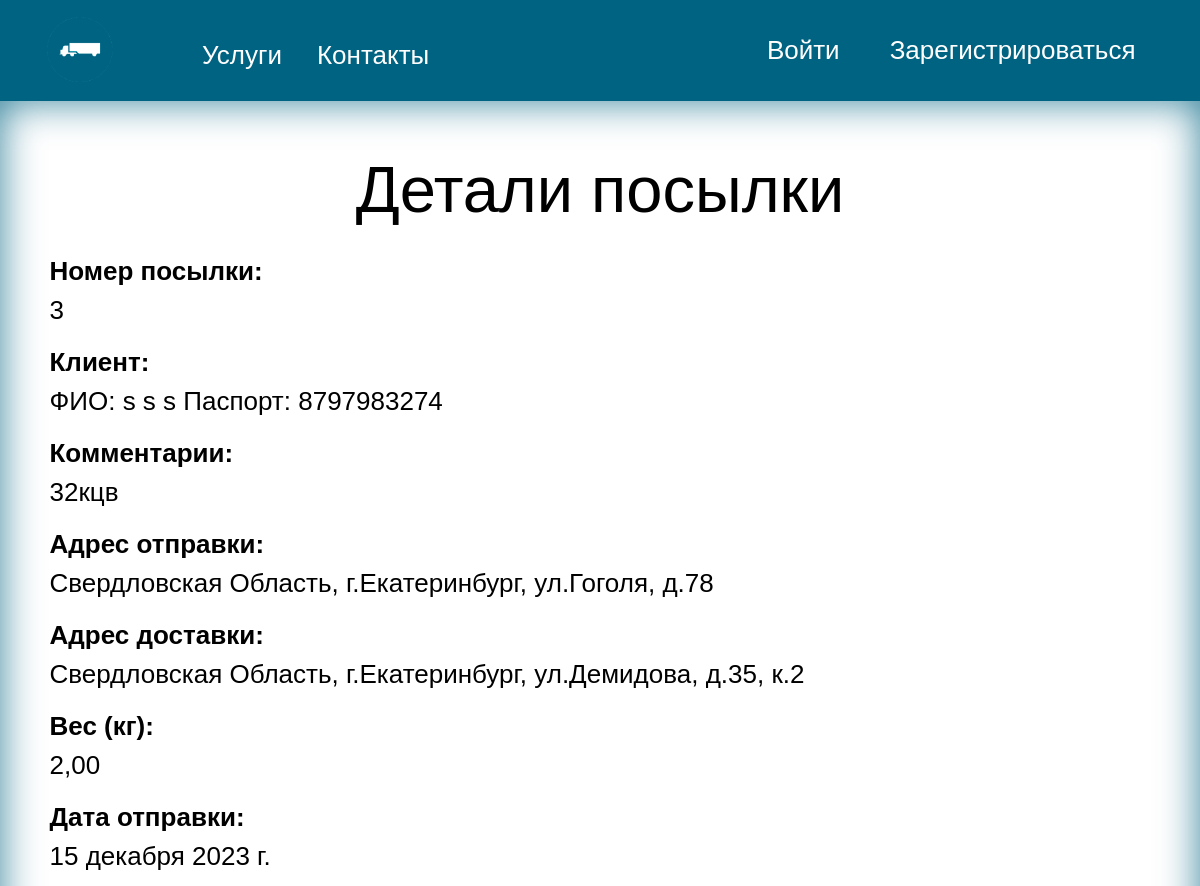
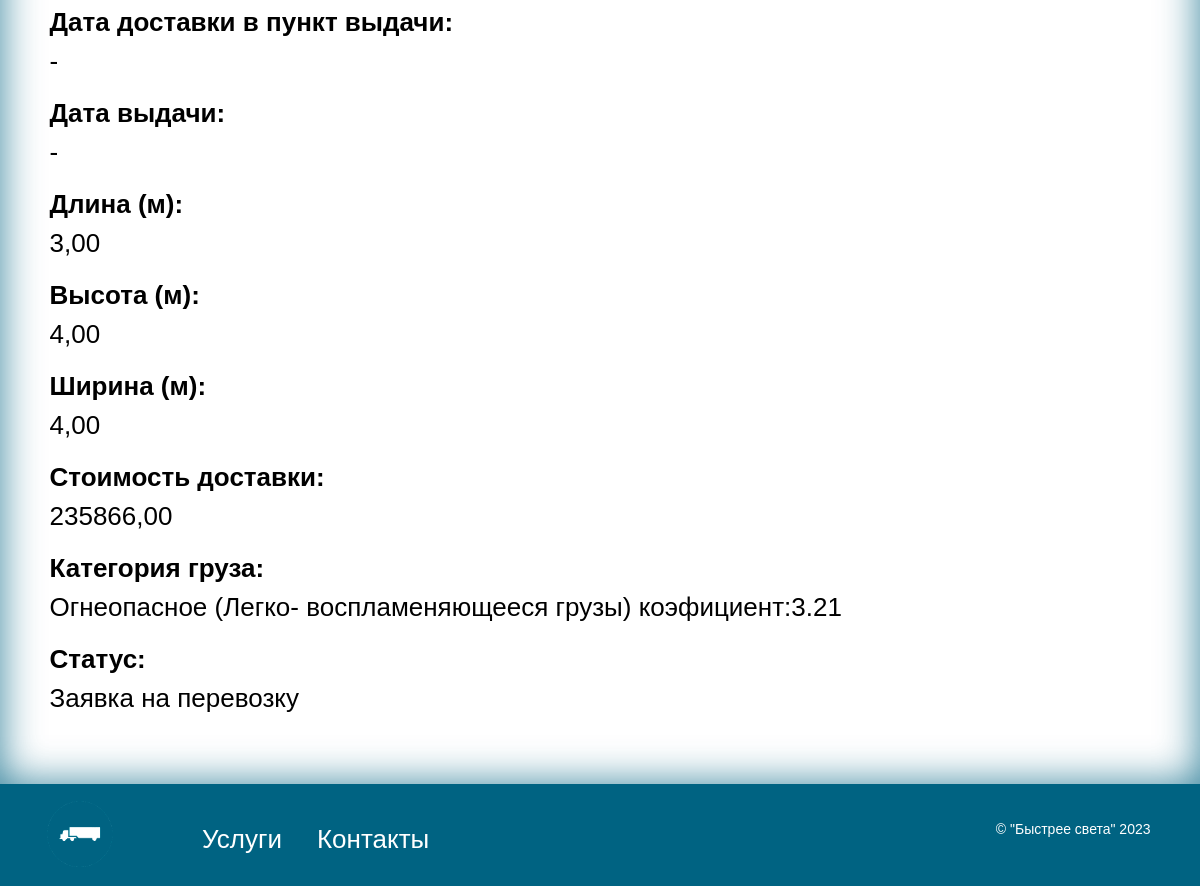
Before: /navigate/navigate/package/3/ with the older database file (2 pictures, top to bottom).
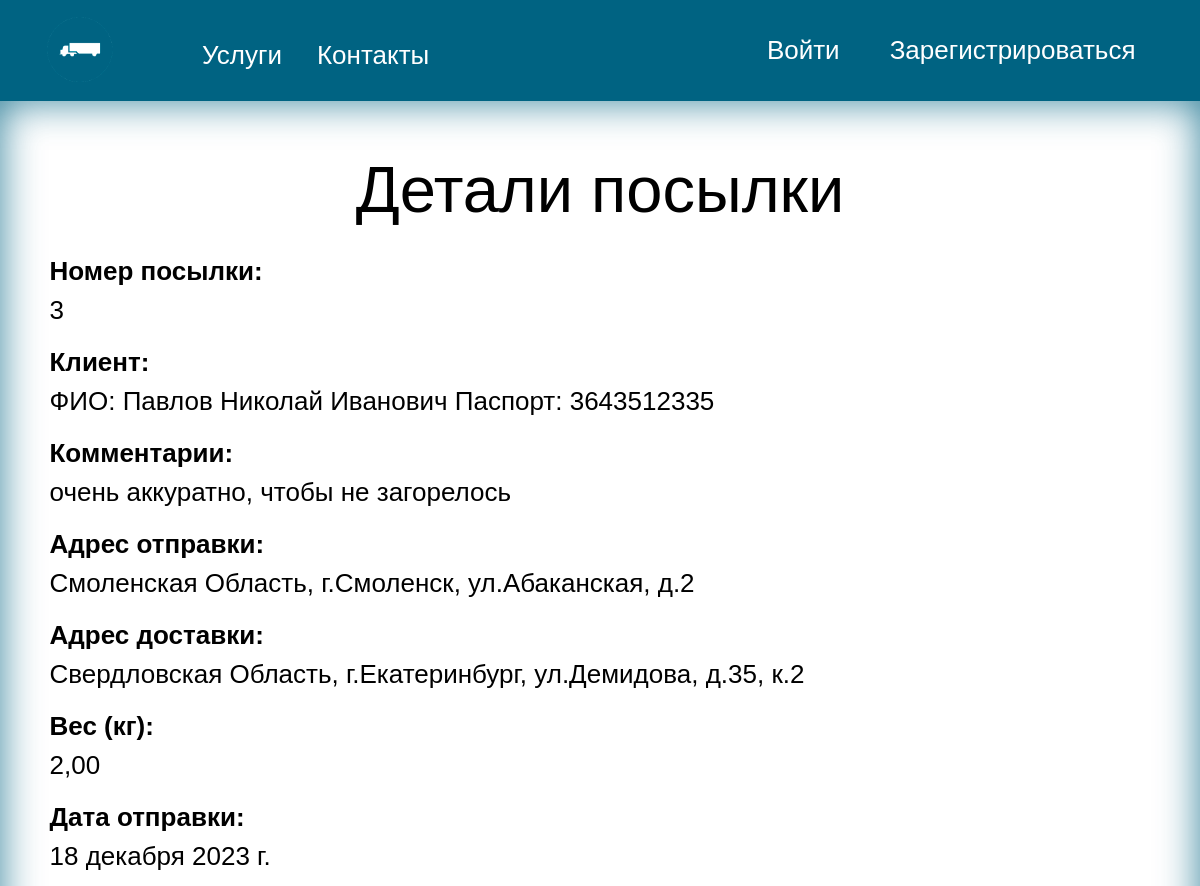
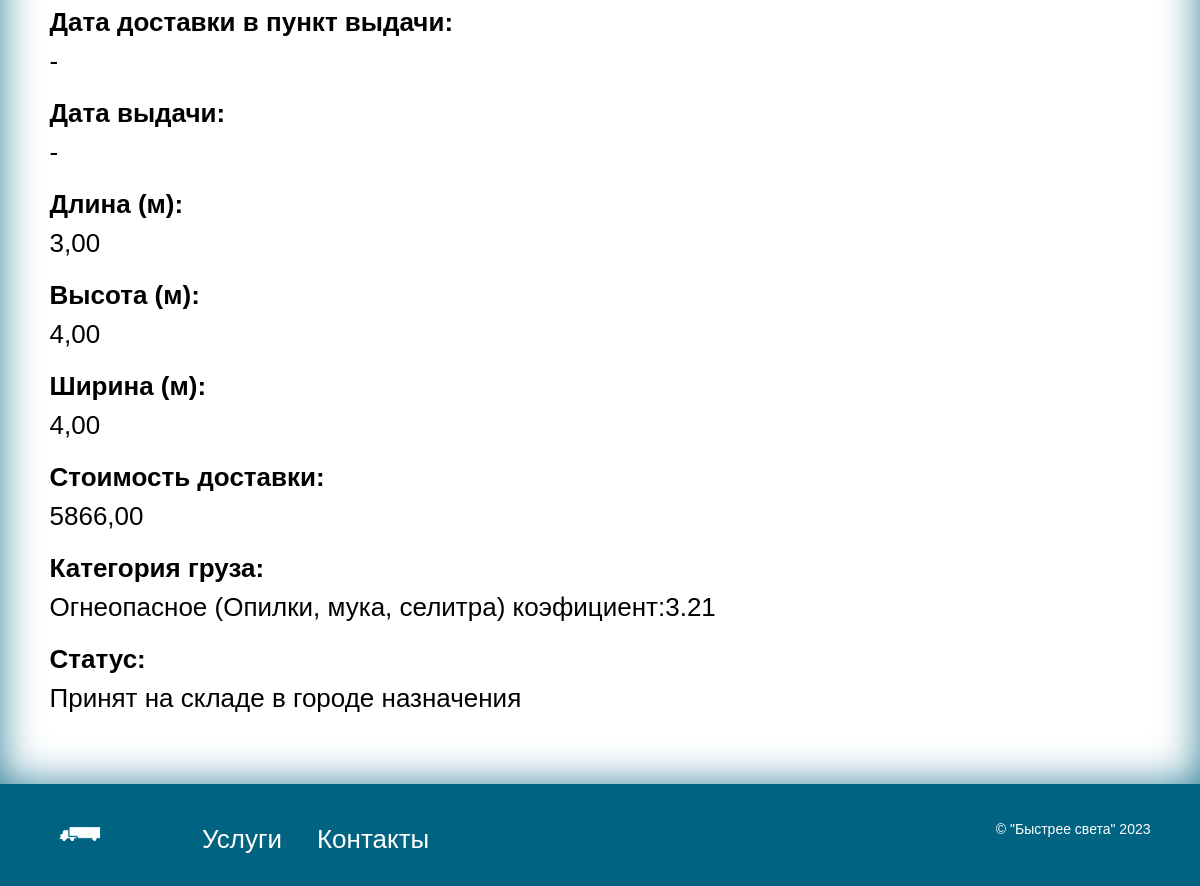
After: the same page with the newer database file (2 pictures, top to bottom).
### navigate/models.py (models this page shows, shortened)
class Package(models.Model):
    STATUS_CHOICES = [
        ('Принят от клиента', 'Принят от клиента'),
        ('Отправлен на склад', 'Отправлен на склад'),
        ('Отправлен на склад в город назначения', 'Отправлен на склад в город назначения'),
        ('Принят на складе в городе назначения', 'Принят на складе в городе назначения'),
        ('Отправлен в пункт выдачи', 'Отправлен в пункт выдачи'),
        ('Принят в пункте выдачи', 'Принят в пункте выдачи'),
        ('Утерян', 'Утерян'),
        ('Заявка на перевозку', 'Заявка на перевозку'),
        ('Утилизирован', 'Утилизирован'),
        ('Выдан', 'Выдан'),
    ]
    client_id = models.ForeignKey(
        settings.AUTH_USER_MODEL,
        on_delete=models.SET_NULL,
        related_name='Packages_as_client',
        verbose_name='Клиент',
        limit_choices_to={'role': "Клиент"},
        null=True,
    )
    comments = models.CharField(max_length=500, verbose_name='Комментарии', null=True, blank=True)
    sending_address = models.ForeignKey(
        'PointIssue',
        on_delete=models.SET_NULL,
        related_name='Packages_as_sending_address',
        verbose_name='Адрес отправки',
        null=True,
    )
    delivery_address =models.ForeignKey(
        'PointIssue',
        on_delete=models.SET_NULL,
        related_name='Packages_as_delivery_address',null=True,
        verbose_name='Адрес доставки',
    )
    weight = models.DecimalField(max_digits=10, decimal_places=2, verbose_name='Вес(кг)')
    date_of_receipt = models.DateField(verbose_name='Дата отправки')
    delivery_date = models.DateField(verbose_name='Дата доставки в пункт выдачи', null=True, blank=True,)
    date_of_issue = models.DateField(verbose_name='Дата выдачи', null=True, blank=True,)
    length = models.DecimalField(max_digits=10, decimal_places=2, verbose_name='Длина(м)')
    height = models.DecimalField(max_digits=10, decimal_places=2, verbose_name='Высота(м)')
    width = models.DecimalField(max_digits=10, decimal_places=2, verbose_name='Ширина(м)')
    cost = models.DecimalField(max_digits=10, decimal_places=2, verbose_name='Стоимость доставки')
    cargo_category = models.ForeignKey('CargoCategory', on_delete=models.SET_NULL, null=True,
                                         verbose_name='Категория груза')
    status = models.CharField(max_length=200,
                              choices=STATUS_CHOICES,
                              default='Заявка на перевозку',
                              verbose_name='Статус')
    car_id = models.ForeignKey('Car', on_delete=models.SET_NULL, null=True, blank=True,
                                       verbose_name='Номер Машины')
    class Meta:
        verbose_name = "Посылку"
        verbose_name_plural = "Посылки"

class CustomUser(AbstractUser):
    ROLE_CHOICES = [
        ('Клиент', 'Клиент'),
        ('Сотрудник', 'Сотрудник'),
        ('Водитель', 'Водитель'),
        ('Администратор', 'Администратор'),
    ]
    first_name = models.CharField(max_length=50, verbose_name='Имя', null=True)
    last_name = models.CharField(max_length=50, verbose_name='Фамилия', null=True)
    patronymic = models.CharField(max_length=50, verbose_name='Отчество', null=True)
    phone_number = models.CharField(max_length=11, verbose_name='Номер телефона', null=True)
    passport = models.CharField(max_length=10, verbose_name='Серия номер паспорта', unique=True, null=True)
    date_of_birth = models.DateField(verbose_name='Дата рождения', null=True)
    role = models.CharField(max_length=200,
                              choices=ROLE_CHOICES,
                              default='Клиент',
                              verbose_name='Роль')
    def __str__(self):
        if(self.role == 'Клиент'):
            return "ФИО: " + str(self.last_name) + " " + self.first_name + " " +  self.patronymic + " " + " Паспорт: " + str(self.passport)
        else:
            return "Логин:  " + self.username + " Роль: " + str(self.role)
    class Meta:
        verbose_name = "Пользователя"
        verbose_name_plural = "Пользователи"

class PointIssue(models.Model):
    region = models.CharField(max_length=200, verbose_name='Регион')
    city = models.CharField(max_length=200, verbose_name='Город')
    street = models.CharField(max_length=200, verbose_name='Улица')
    home = models.CharField(max_length=10, verbose_name='Дом')
    corpus = models.CharField(max_length=10, verbose_name='Корпус', null=True, blank=True)
    warehouse_id = models.ForeignKey('Warehouse', on_delete=models.SET_NULL,null=True, verbose_name='Cклад')
    class Meta:
        verbose_name = "Пункт выдачи"
        verbose_name_plural = "Пункты выдачи"
    def __str__(self):
        if (str(self.corpus) == "None"):
            return str(self.region) + ", г." + str(self.city) + ", ул." + str(self.street) + ", д." + str(self.home)
        else:
            return str(self.region) + ", г." + str(self.city) + ", ул." + str(self.street) + ", д." + str(
                self.home) + ", к." + str(self.corpus)

class CargoCategory(models.Model):
    name = models.CharField(max_length=200, verbose_name='Наименование')
    coefficient = models.DecimalField(max_digits=10, decimal_places=2, verbose_name='Коэфициент перевозки')
    comments = models.CharField(max_length=500, verbose_name='Комментарии', null=True, blank=True)
    def __str__(self):
        return f"{self.name} ({self.comments})  коэфициент:{self.coefficient}"
    class Meta:
        verbose_name = "Категорию"
        verbose_name_plural = "Категории"

### navigate/views.py (the view)
# urls.py: path('navigate/package/<int:id>/', views.package_detail, name='package_detail'),
def package_detail(request, id):
    package_id = id
    package = get_object_or_404(Package, pk=package_id)
    return render(request, 'det_package.html', {
        'package': package,
    })

### templates/det_package.html
{% extends 'base.html' %}
{% block content %}
<main>
    <div class="container">
        <h1>Детали посылки</h1>
        <dl class="dl-horizontal">
            <dt>Номер посылки:</dt>
            <dd>{{ package.id }}</dd>
            <dt>Клиент:</dt>
            <dd>{{ package.client_id }}</dd>
            <dt>Комментарии:</dt>
            {%if package.comments %}
            <dd>{{ package.comments }}</dd>
            {% else %}
            <dd>-</dd>
            {% endif%}
            <dt>Адрес отправки:</dt>
            <dd>{{ package.sending_address }}</dd>
            <dt>Адрес доставки:</dt>
            <dd>{{ package.delivery_address }}</dd>
            <dt>Вес (кг):</dt>
            <dd>{{ package.weight }}</dd>
            <dt>Дата отправки:</dt>
            <dd>{{ package.date_of_receipt }}</dd>
            <dt>Дата доставки в пункт выдачи:</dt>
            {%if package.delivery_date %}
            <dd>{{ package.delivery_date }}</dd>
            {% else %}
            <dd>-</dd>
            {% endif%}
            <dt>Дата выдачи:</dt>
            {%if package.date_of_issue %}
            <dd>{{ package.date_of_issue }}</dd>
            {% else %}
            <dd>-</dd>
            {% endif%}
            <dt>Длина (м):</dt>
            <dd>{{ package.length }}</dd>
            <dt>Высота (м):</dt>
            <dd>{{ package.height }}</dd>
            <dt>Ширина (м):</dt>
            <dd>{{ package.width }}</dd>
            <dt>Стоимость доставки:</dt>
            <dd>{{ package.cost }}</dd>
            <dt>Категория груза:</dt>
            <dd>{{ package.cargo_category }}</dd>
            <dt>Статус:</dt>
            <dd>{{ package.get_status_display }}</dd>
        </dl>
    </div>
</main>
{% endblock %}

Changed rows visible on the page:
changed Package "Свердловская Область, г.Екатеринбург, ул.Демидова, д.35, к.2": client_id "ФИО: s s s Паспорт: 8797983274" → "ФИО: Павлов Николай Иванович Паспорт: 3643512335"; comments "32кцв" → "очень аккуратно, чтобы не загорелось"; sending_address "Свердловская Область, г.Екатеринбург, ул.Гоголя, д.78" → "Смоленская Область, г.Смоленск, ул.Абаканская, д.2"; date_of_receipt "15 декабря 2023 г." → "18 декабря 2023 г."; cost "235866,00" → "5866,00"; cargo_category "Огнеопасное (Легко- воспламеняющееся грузы) коэфициент:3.21" → "Огнеопасное (Опилки, мука, селитра) коэфициент:3.21"; status "Заявка на перевозку" → "Принят на складе в городе назначения"
